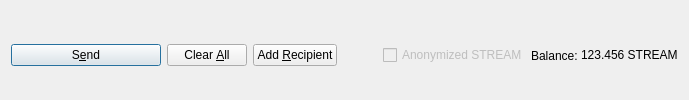
         <widget class="QFrame" name="frame_Send">
          <layout class="QHBoxLayout" name="horizontalLayout">
           <property name="bottomMargin">
            <number>0</number>
           </property>
           <item>
            <widget class="QPushButton" name="sendButton">
             <property name="minimumSize">
              <size>
               <width>150</width>
               <height>0</height>
              </size>
             </property>
             <property name="toolTip">
              <string>Confirm the send action</string>
             </property>
             <property name="text">
              <string>S&amp;end</string>
             </property>
             <property name="icon">
              <iconset resource="../streamitcoin.qrc">
               <normaloff>:/icons/send</normaloff>:/icons/send</iconset>
             </property>
             <property name="autoDefault">
              <bool>false</bool>
             </property>
             <property name="default">
              <bool>true</bool>
             </property>
            </widget>
           </item>
           <item>
            <widget class="QPushButton" name="clearButton">
             <property name="sizePolicy">
              <sizepolicy hsizetype="Minimum" vsizetype="Fixed">
               <horstretch>0</horstretch>
               <verstretch>0</verstretch>
              </sizepolicy>
             </property>
             <property name="toolTip">
              <string>Clear all fields of the form.</string>
             </property>
             <property name="text">
              <string>Clear &amp;All</string>
             </property>
             <property name="icon">
              <iconset resource="../streamitcoin.qrc">
               <normaloff>:/icons/remove</normaloff>:/icons/remove</iconset>
             </property>
             <property name="autoDefault">
              <bool>false</bool>
             </property>
            </widget>
           </item>
           <item>
            <widget class="QPushButton" name="addButton">
             <property name="toolTip">
              <string>Send to multiple recipients at once</string>
             </property>
             <property name="text">
              <string>Add &amp;Recipient</string>
             </property>
             <property name="icon">
              <iconset resource="../streamitcoin.qrc">
               <normaloff>:/icons/add</normaloff>:/icons/add</iconset>
             </property>
             <property name="autoDefault">
              <bool>false</bool>
             </property>
            </widget>
           </item>
           <item>
            <spacer name="horizontalSpacer">
             <property name="orientation">
              <enum>Qt::Horizontal</enum>
             </property>
             <property name="sizeHint" stdset="0">
              <size>
               <width>40</width>
               <height>20</height>
              </size>
             </property>
            </spacer>
           </item>
           <item>
            <layout class="QHBoxLayout" name="horizontalLayout_2">
             <property name="spacing">
              <number>3</number>
             </property>
             <item>
              <widget class="QCheckBox" name="checkzSTREAM">
               <property name="enabled">
                <bool>false</bool>
               </property>
               <property name="text">
                <string>Anonymized STREAM</string>
               </property>
              </widget>
             </item>
             <item>
              <widget class="QLabel" name="label">
               <property name="text">
                <string>Balance:</string>
               </property>
              </widget>
             </item>
             <item>
              <widget class="QLabel" name="labelBalance">
               <property name="sizePolicy">
                <sizepolicy hsizetype="Preferred" vsizetype="Fixed">
                 <horstretch>0</horstretch>
                 <verstretch>0</verstretch>
                </sizepolicy>
               </property>
               <property name="cursor">
                <cursorShape>IBeamCursor</cursorShape>
               </property>
               <property name="text">
                <string notr="true">123.456 STREAM</string>
               </property>
               <property name="textInteractionFlags">
                <set>Qt::LinksAccessibleByMouse|Qt::TextSelectableByKeyboard|Qt::TextSelectableByMouse</set>
               </property>
              </widget>
             </item>
            </layout>
           </item>
          </layout>
         </widget>
